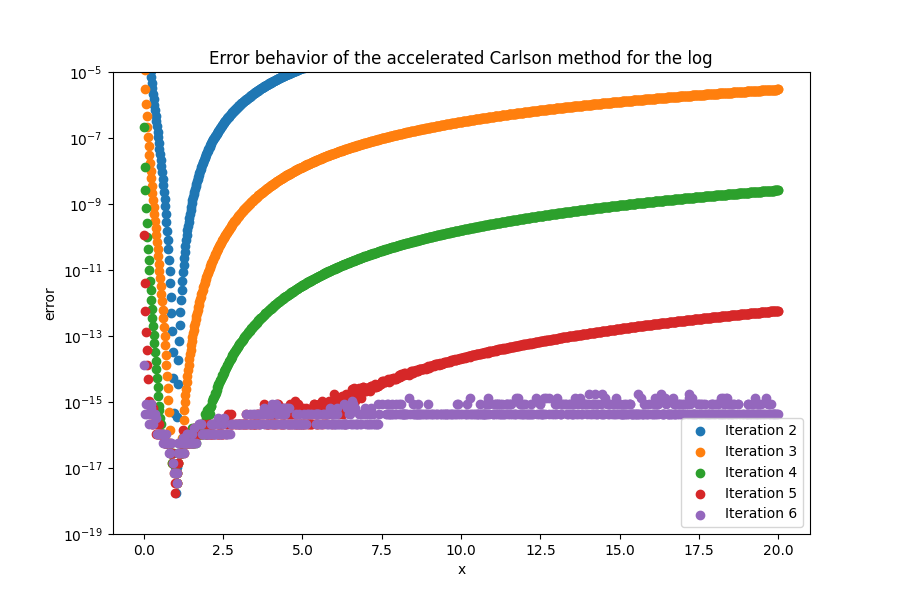

This chart was generated by the following Python code:
# -*- coding: utf-8 -*-
"""
NUMA01: Computational Programming with Python
Homework 1
Authors: Oscar Näslund Cuesta, Levi Tuoremaa
Date: 2023-06-29
"""

from numpy import sqrt, zeros, linspace, log, subtract
from matplotlib.pyplot import figure, plot, legend, yscale, title, scatter, xlabel, ylabel, ylim, show


def approx_ln(x, n):
    # Initialize a & g
    a0 = (1 + x) / 2
    g0 = sqrt(x)

    a = [a0]
    g = [g0]

    for i in range(0, n):
        an = (a[i] + g[i]) / 2
        gn = sqrt(an * g[i])

        a.append(an)
        g.append(gn)

    approx = (x - 1) / a[n]
    return (approx)


def fast_approx_ln(x, n):
    a0 = (1 + x) / 2
    g0 = sqrt(x)

    a = [a0]
    g = [g0]

    for i in range(0, n):
        an = (a[i] + g[i]) / 2
        gn = sqrt(an * g[i])

        a.append(an)
        g.append(gn)

    # Create a matrix of zeros with dimensions (n+1)*(n+1)
    d = zeros((n + 1, n + 1))

    for i in range(0, n + 1):
        d[0, i] = a[i]
        for k in range(1, i + 1):
            d[k, i] = (d[k - 1, i] - (4 ** (-k)) * d[k - 1, i - 1]) / (1 - 4 ** (-k))

    return ((x - 1) / d[n, n])


# Task 2: Plot both functions

lin_x = linspace(0.01, 20, 100)  # Creates 100 evenly spaced points in the interval [0.01, 20]
ln_x = [log(k) for k in lin_x]
approx1 = [approx_ln(k, 1) for k in lin_x]
approx3 = [approx_ln(k, 3) for k in lin_x]
approx5 = [approx_ln(k, 5) for k in lin_x]

figure()
plot(lin_x, ln_x, label="ln(x)")
plot(lin_x, approx1, label="approx_ln with n=1")
plot(lin_x, approx3, label="n=3")
plot(lin_x, approx5, label="n=5")
legend()
yscale("log")  # Set the scale of the y-axis to logarithmic
title("Comparison of ln(x) with approx_ln")

# Task 2b: Plot the difference of the functions
figure()
# The 'subtract' method is used for element-wise subtraction.
plot(lin_x, subtract(approx1, ln_x), label="n=1")
plot(lin_x, subtract(approx3, ln_x), label="n=3")
plot(lin_x, subtract(approx5, ln_x), label="n=5")
title("Difference between ln(x) and approx_ln")
legend()

# Task 3

x = 1.41

n_error = []
for i in range(1, 20):
    approximation = approx_ln(x, i)
    correct_ln = log(x)
    n_error.append(abs(approximation - correct_ln))

figure()
plot(n_error)
title("Error value between ln(x) and approx_ln for different values of n")
xlabel("n")
yscale("log")

# Task 5

lin_x = linspace(0.01, 20, 1000)
it2 = [fast_approx_ln(k, 2) for k in lin_x]
it3 = [fast_approx_ln(k, 3) for k in lin_x]
it4 = [fast_approx_ln(k, 4) for k in lin_x]
it5 = [fast_approx_ln(k, 5) for k in lin_x]
it6 = [fast_approx_ln(k, 6) for k in lin_x]
ln = [log(k) for k in lin_x]
figure(figsize=(9, 6))  # Sets the size of the figure to higher than default
scatter(lin_x, abs(subtract(it2, ln)), label="Iteration 2")
scatter(lin_x, abs(subtract(it3, ln)), label="Iteration 3")
scatter(lin_x, abs(subtract(it4, ln)), label="Iteration 4")
scatter(lin_x, abs(subtract(it5, ln)), label="Iteration 5")
scatter(lin_x, abs(subtract(it6, ln)), label="Iteration 6")
legend()
title("Error behavior of the accelerated Carlson method for the log")
xlabel("x")
ylabel("error")
ylim([1.0e-19, 1.0e-5])  # Limit the y-axis to this range
yscale("log")  # Set the scale of the y-axis to logarithmic
show()
